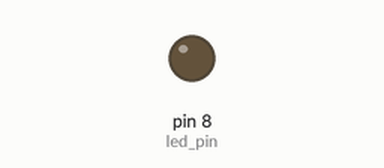
A sketch run on a simulated Arduino Uno, built with avr-gcc and run on an emulated ATmega328P. Shown: output pins drawn as LEDs (lit = HIGH). What the sketch prints to the serial monitor is not drawn.

Above: at 0.04 s.
At 5.11 s:
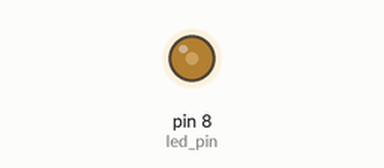
At 5.51 s:
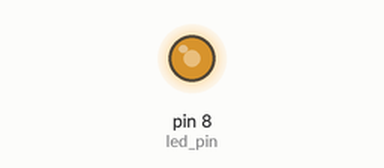
Timing chart, 0 to 40.0 s (numbered marks = the images above):
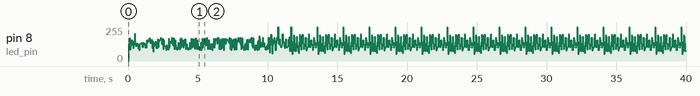

The sketch:

blink.ino
```cpp
#define led_pin 8

bool curr, prev;

void setup(){
  Serial.begin(9600);
  cli();
  TCCR2A = 0;
  TCCR2B = 0;
  TCCR2B |= (1 << CS10);
  TCCR2B |= (1 << CS12);
  TIMSK2 = (1 << TOIE1);
  pinMode(led_pin, OUTPUT);
  sei();
}

ISR(TIMER2_OVF_vect){
  curr = !curr;
}

void loop(){
  digitalWrite(led_pin, curr);
  if (curr != prev){
    Serial.println(millis());
    prev = curr;
  }
}
```
